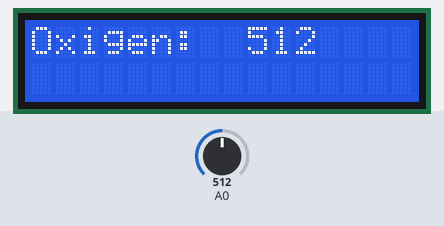
The sketch below on a simulated Arduino Uno, built with avr-gcc and run on an emulated ATmega328P. Parts: 16×2 character LCD. The inputs (shaded band) are chosen by the test bench; at power-on: A0 = 512.

Above: at 1.2 s.
1.3 s: A0 set to 716
At 2.8 s:
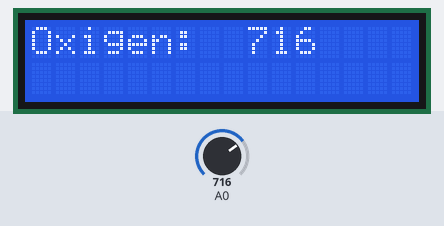
3.1 s: A0 set to 900
At 4.3 s:
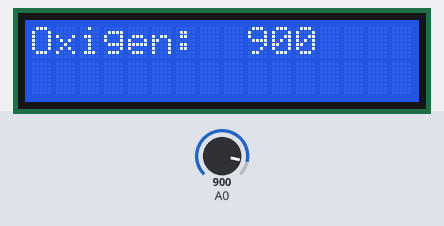
4.6 s: A0 set to 1023
At 5.9 s:
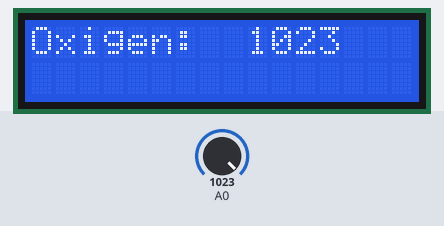
Timing chart, 0 to 7.6 s (numbered marks = the images above; inputs shaded):
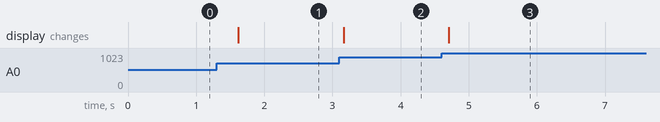

Measured:
- after the input at 1.3 s, the display: changes after 0.32 s (image 1)
- after the input at 3.1 s, the display: changes after 0.06 s (image 2)
- after the input at 4.6 s, the display: changes after 0.11 s (image 3)

The sketch:

KYO39_LCD.ino
```cpp
#include <LiquidCrystal_I2C.h>
#include <Wire.h>
LiquidCrystal_I2C lcd(0X27,16,2);
long medition;
void setup() {
  // put your setup code here, to run once:
  Serial.begin(9600);
  lcd.begin();
  lcd.backlight();
}

void loop() {
  // put your main code here, to run repeatedly:
  medition = analogRead(0);
  lcd.clear();
  lcd.print("Oxigen: ");
  lcd.setCursor(9,0);
  lcd.print(medition);
  delay(500);
}
```
